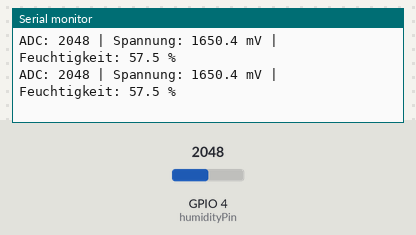
The program below on a simulated ESP32-C3. Shown: the last lines printed to the serial monitor. The inputs (shaded band) are chosen by the test bench; at power-on: GPIO 4 (humidityPin) = 2048.

Above: at 1.8 s.
1.9 s: GPIO 4 (humidityPin) set to 2866
At 2.5 s:
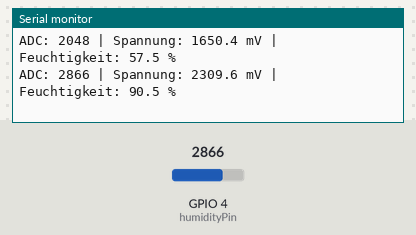
3.4 s: GPIO 4 (humidityPin) set to 3603
At 4.8 s:
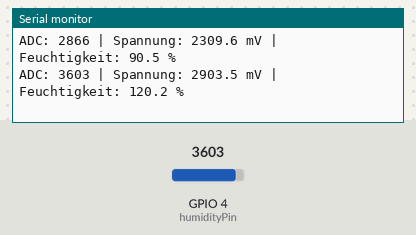
Timing chart, 0 to 6.4 s (numbered marks = the images above; inputs shaded):
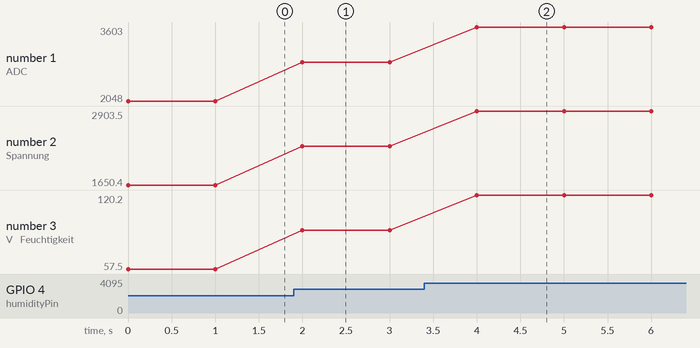

Measured:
- after the input at 1.9 s, the serial monitor: prints a new line after 0.10 s (image 1)
- after the input at 3.4 s, the serial monitor: prints a new line after 0.60 s (image 2)
- plotted number 1: 2048 → 2866 after the input at 1.9 s, 2866 → 3603 after the input at 3.4 s
- plotted number 2: 1650.4 → 2309.6 after the input at 1.9 s, 2309.6 → 2903.5 after the input at 3.4 s
- plotted number 3: 57.5 → 90.5 after the input at 1.9 s, 90.5 → 120.2 after the input at 3.4 s

The program:

main.cpp
```cpp
#include <Arduino.h>

const int humidityPin = 4; // ADC Pin para SMT50  sería el 4
int adcValue = 0; // Variable zur Speicherung des rohen ADC-Werts (zwischen 0 und 4095).
float voltageValue = 0;
float humidityValue = 0;

void setup() {
  Serial.begin(9600); // schnelle Baudrate für ESP32
}

void loop() {
  // ADC-Wert lesen (0–4095 bei 12-bit ADC)
  adcValue = analogRead(humidityPin);

  // Umrechnung in Millivolt (ESP32 arbeitet mit 3.3 V Referenz)
  voltageValue = (adcValue * 3300.0) / 4095.0; // Ergebnis in mV

  // Die Formel:
  humidityValue = ((voltageValue / 1000.0) -0.5) / 2.0 * 100.0;

  // Ausgabe
  Serial.print("ADC: ");
  Serial.print(adcValue);
  Serial.print(" | Spannung: ");
  Serial.print(voltageValue, 1);
  Serial.print(" mV | Feuchtigkeit: ");
  Serial.print(humidityValue, 1);
  Serial.println(" %");

  delay(1000);
}
```
